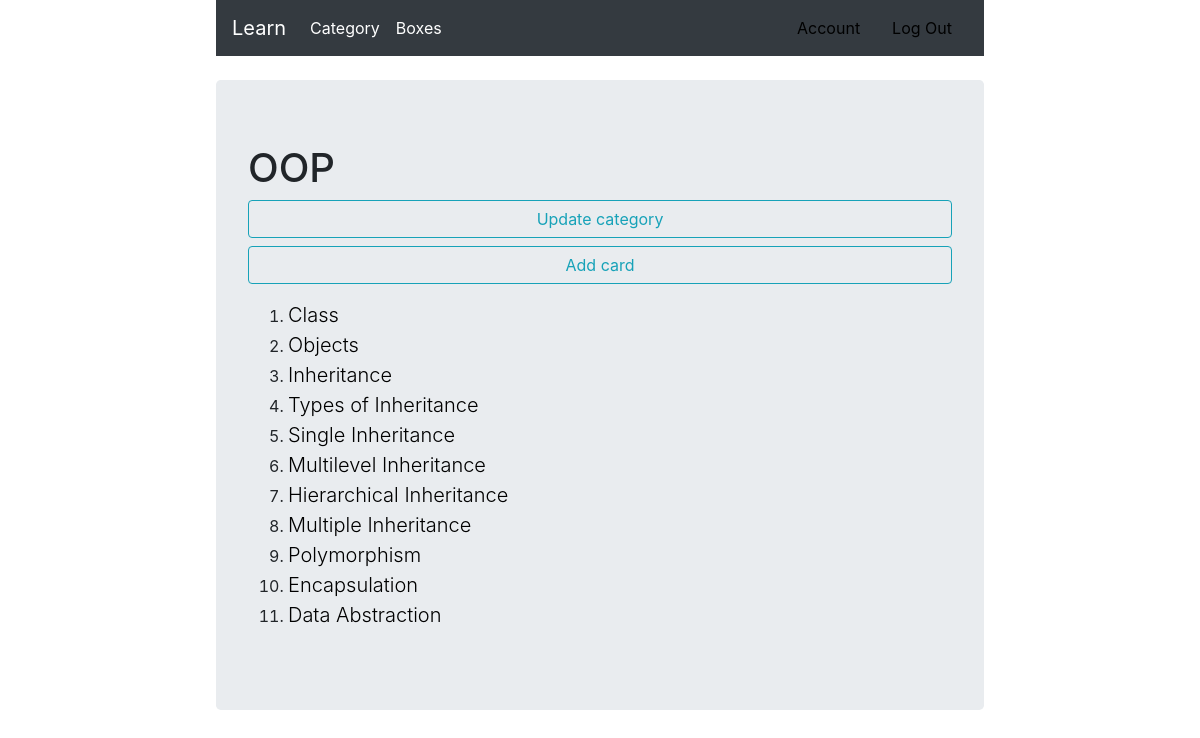
/category/oop (signed in), run on an earlier commit of the app's database.
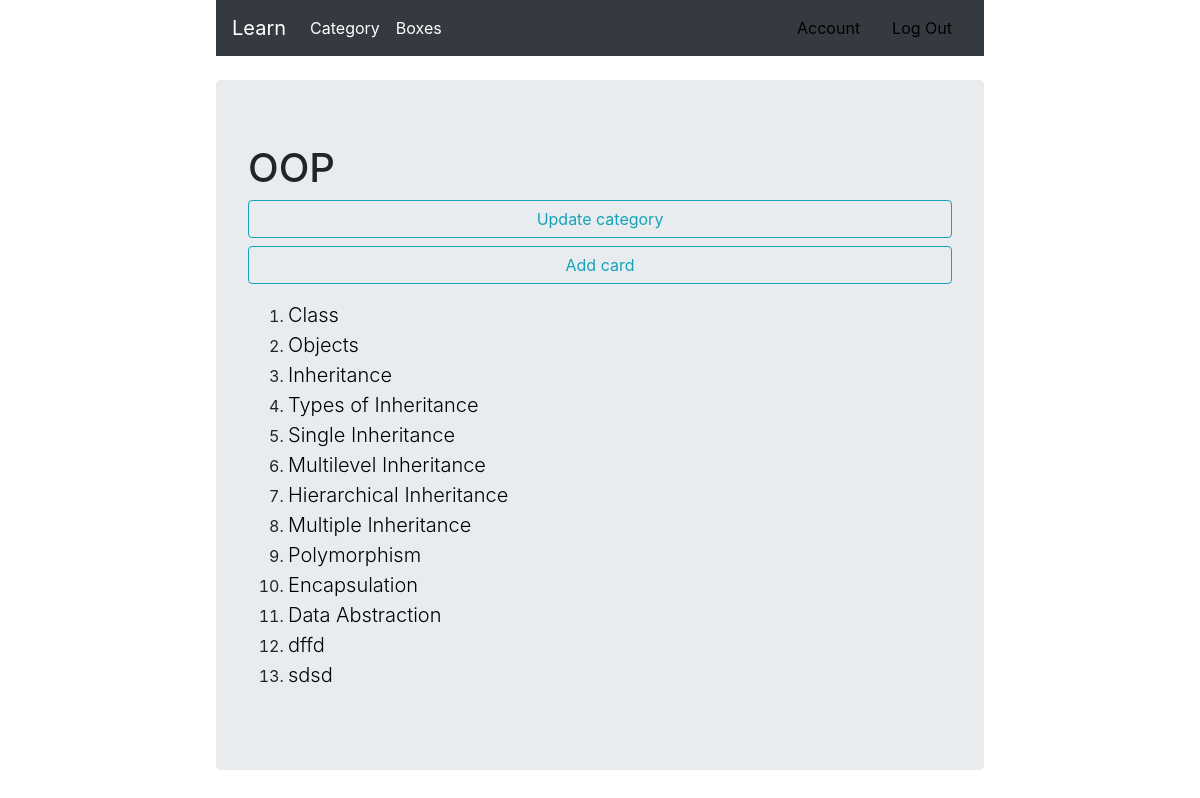
And on a later commit of the database.
### card/models.py (models this page shows, shortened)
class Card(models.Model):
    TERM = "T"
    WORD = "W"
    TYPE_OF_CARD_CHOICES = [
        (WORD, 'Word'),
        (TERM, 'Term'),
        (None, 'Choose card type'),
    ]
    author = models.ForeignKey(User, on_delete=models.CASCADE)
    name = models.CharField(max_length=255)
    card_type = models.CharField(max_length=1, choices=TYPE_OF_CARD_CHOICES)
    transcription = models.TextField(blank=True)
    translate = models.TextField(blank=True)
    content = models.TextField(blank=True)
    time_create = models.DateTimeField(auto_now_add=True)
    time_first_show = models.DateTimeField(null=True)
    time_last_show = models.DateTimeField(auto_now=True)
    time_next_show = models.DateTimeField(auto_now_add=True)
    count_shows = models.IntegerField(default=0)  # if count_shows == -1 ie mean that word is leard for ever.
    category = models.ManyToManyField('Category')
    def get_absolute_url(self):
        return reverse('card', kwargs={'card_id': self.pk, 'category_slug': self.category.all()[0].slug})
    class Meta:
        ordering = ["time_create"]

### card/views.py (the view)
# urls.py: path('category/<slug:category_slug>', category,  name="category"),
@login_required()
def category(requests, category_slug):
    category = Category.objects.get(author=requests.user, slug=category_slug)
    data = {'cards': category.card_set.all(),
            'category': category,
            }
    return render(requests, "category/category.html", data)

### card/templates/category/category.html (shortened to what this page needs)
{% extends 'learning_cards/base.html' %}
{% block content_title %}
    {{ category.name }}
{% endblock%}
{% block content %}
            <a class="btn btn-outline-info btn-md btn-block"  href="{% url 'update_category' category.slug %}" role="button">Update category</a>
            <a class="btn btn-outline-info btn-md btn-block"  href="{% url 'add_card' category.slug %}" role="button">Add card</a>
            <ol>
                {% for card in cards %}
                    <li >
                        <a class="lead" href="{{ card.get_absolute_url }}">{{ card.name }}</a>
                    </li>
                {% endfor %}
            </ol>
{% endblock %}

What changed in the data, as far as the page shows it:
added Card: name "dffd"
added Card: name "sdsd"
